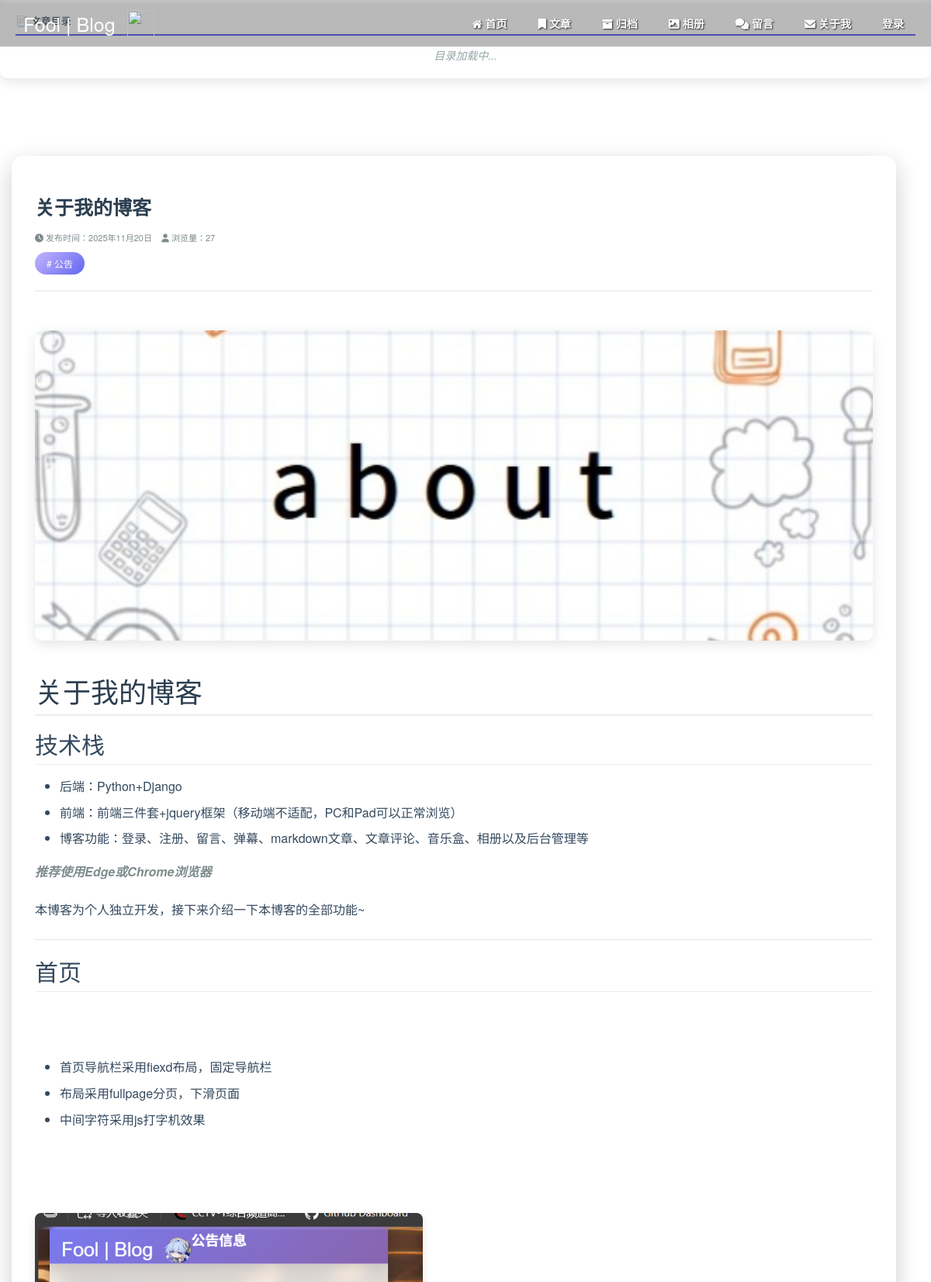
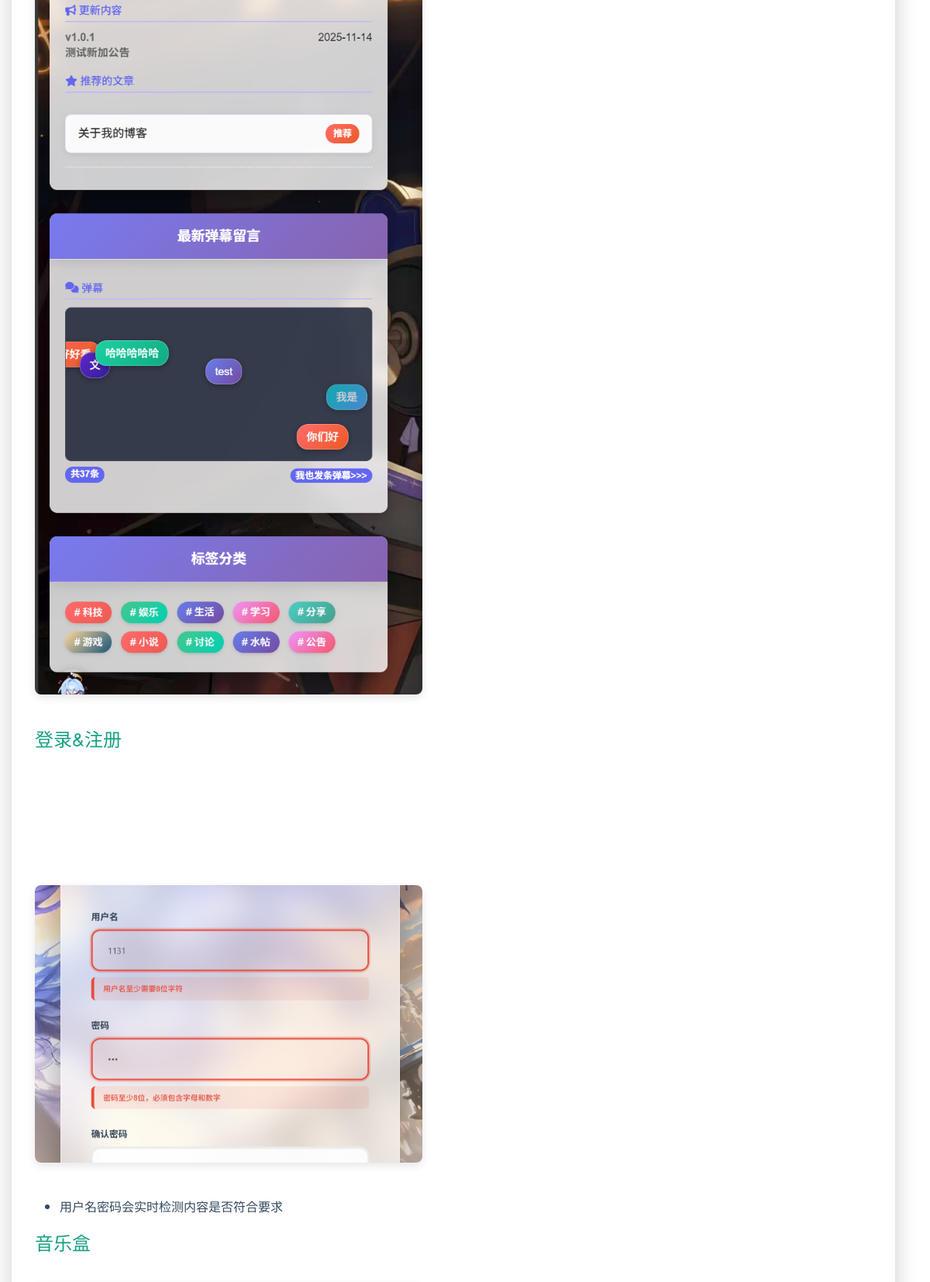
The app's page /content/article/?nid=1 (upper part) with its own data (2 pictures, top to bottom).
### index/models.py (models this page shows)
class Content(models.Model):
    top_Choices=(
        (1,'置顶'),
        (2,"无")
    )
    title = models.CharField(max_length=100,verbose_name="标题")
    tag = models.ForeignKey(to='Tag',verbose_name="标签",to_field="id",on_delete=models.CASCADE,default=8)
    content = MDTextField(verbose_name='内容')
    date = models.DateTimeField(auto_now_add=True, verbose_name='创建时间')
    cover_img = models.ImageField(upload_to='cover/', null=True, blank=True, verbose_name='封面')
    like_count = models.IntegerField(verbose_name="点赞数",default=0)
    is_top = models.SmallIntegerField(choices=top_Choices,default=2,verbose_name="是否置顶")
    look_count = models.IntegerField(verbose_name="浏览量",default=0)
    comment = models.IntegerField(verbose_name='评论量',default=0)
    def formatted_markdown(self):
        return mark_safe(markdown.markdown(self.content, extensions=[
            'markdown.extensions.extra',  # 表格、围栏代码等扩展
            'markdown.extensions.codehilite',  # 代码高亮
            'markdown.extensions.toc',  # 目录生成
        ]))

class Tag(models.Model):
    tag = models.CharField(verbose_name='标签',max_length=32)
    def __str__(self):
        return self.tag

### index/views/contents.py (the view)
# urls.py: path('content/article/', contents.article),
def article(request):
    nid = request.GET.get('nid')
    data = Content.objects.filter(id=nid).first()
    comments = ''
    if data:
        data.look_count += 1
        data.save()
        comments = Art_Comment.objects.filter(article=data).order_by('-date')
    return render(request, 'article.html', {
        "article": data,
        "comments": comments
    })

### index/templates/article.html (shortened to what this page needs)
{% extends 'muban.html' %}
{% load static %}
{% block css %}
    <link rel="stylesheet" href="{% static '/css/default.min.css' %}">
    <link rel="stylesheet" href="{% static '/css/markdown.css' %}">
    <link rel="stylesheet" href="https://cdnjs.cloudflare.com/ajax/libs/highlight.js/11.9.0/styles/atom-one-dark.min.css">
{% endblock %}
{% block content %}
<div class="toc-sidebar">
    <div class="toc-header">
        <h4>📑 文章目录</h4>
    </div>
    <nav id="article-toc">
        <div class="no-toc">目录加载中...</div>
    </nav>
</div>
<div class="container article-content-container">
    <div class="row">
        <div class="col-md-12">
            <div class="panel article-panel">
                <div class="article-header">
                    <h1 class="article-title">{{ article.title }}</h1>
                    <div class="article-meta">
                        <i class="fas fa-clock"></i>
                        发布时间：{{ article.date|date:"Y年m月d日" }}
                       <i class="fas fa-user"></i>
                        浏览量：{{ article.look_count }}
                    </div>
                    <a href="/content/tags/?tag={{article.tag.id}}" style="text-decoration: none;">
                        <span class="article-tag">{{ article.tag }}</span>
                    </a>
                </div>
                {% if article.cover_img %}
                <img src="/media/{{ article.cover_img }}" alt="文章封面" class="article-cover">
                {% endif %}
                <div class="article-content">
                    {{ article.formatted_markdown|safe }}
                </div>
            </div>
        </div>
    </div>
</div>
{% endblock %}

### index/templates/muban.html (shortened to what this page needs)
{% load static %}
<!DOCTYPE html>
<html lang="en">
<head>
    <link rel="stylesheet" href="{% static 'plugins/bootstrap/css/bootstrap.css' %}">
    <link rel="stylesheet" href="{% static 'plugins/font-awesome/css/font-awesome.min.css' %}">
    <link rel="stylesheet" href="https://cdnjs.cloudflare.com/ajax/libs/font-awesome/6.0.0/css/all.min.css">
    <link rel="stylesheet" href="{% static 'mdeditor/css/editormd.min.css' %}">
    {% block css %}
    {% endblock %}
</head>
<body>
    <nav id="bgnav" class="nav navbar-default navbar-fixed-top">
        <div class="container-fluid">
            <div class="navbar-header" style="align-items: center;display: flex">
                <a class="navbar-brand" href="/" style="color: white;font-size: 25px">Fool | Blog</a>
                <img src="{% static 'img/icontr.png' %}" width="35" height="35" >
            </div>
            <ul class="nav navbar-nav" style="float:right">
                <li><a href="/" style="color: white;"><i class="fa fa-home" aria-hidden="true"></i> 首页</a></li>
                <li><a href="/content/" style="color: white;"><i class="fas fa-bookmark"></i> 文章</a></li>
                <li><a href="/archives/" style="color: white;"><i class="fa fa-archive" aria-hidden="true"></i> 归档</a></li>
                <li><a href="/picture/" style="color: white;"><i class="fas fa-image"></i> 相册</a></li>
                <li><a href="/leaveList/" style="color: white;"><i class="fas fa-comments" aria-hidden="true"></i> 留言</a></li>
                <li><a href="/content/article/?nid=1" style="color: white;"><i class="fas fa-envelope"></i> 关于我</a></li>
                {% if request.session.user_id %}
                    <li id="userInfo">
                        <a href="/proSet/" style="color: white;">
                            <img src="/media/avatars/avatar_{{ request.session.user_id }}.jpg"
                                style="width: 25px; height: 25px; object-fit: cover; border-radius: 50%; margin-right: 5px;"
                                onerror="this.style.display='none'"
                                alt="头像" />
                            欢迎，{{ request.session.username }}
                        </a>
                    </li>
                    <li>
                        <a href="#" style="color: white;" onclick="logout()">
                            <i class="fas fa-sign-out-alt"></i>
                            退出
                        </a>
                    </li>
                {% else %}
                    <li><a href="/index/login/?next={{ request.get_full_path|urlencode }}" style="color: white;">登录</a></li>
                {% endif %}
            </ul>
        </div>
    </nav>
    {% block content %}
    {% endblock %}
</body>
</html>

### index/static/css/markdown.css (style rules this page uses)
.article-content h1 { padding-bottom: 0.3em; border-bottom: 2px solid #eaecef; color: #2c3e50; }
.article-content h2 { padding-bottom: 0.3em; border-bottom: 1px solid #eaecef; color: #34495e; }
.article-content h3 { color: #16a085; }
.article-content ul, .article-content ol { padding-left: 2em; margin: 15px 0; }
.article-content li { margin-bottom: 8px; line-height: 1.6; }
.article-content ul li { list-style-type: disc; }
.article-content hr { height: 1px; background-color: #e1e4e8; border: none; margin: 24px 0; }
.article-content img { width: 500px; max-width: 100%; height: auto; border-radius: 6px; margin: 1.5em 0; box-shadow: 0 4px 8px rgba(0,0,0,0.1); }
.article-content p { margin: 1em 0; line-height: 1.8; color: #34495e; }
.article-content strong { color: #2c3e50; font-weight: 700; }
.article-content em { color: #7f8c8d; font-style: italic; }

### index/templates/muban.html (style rules this page uses)
:root { --bg-primary: #ffffff; --bg-secondary: #f8f9fa; --text-primary: #333333; --text-secondary: #666666; --border-color: #e0e0e0; --card-bg: rgba(255, 255, 255, 0.9); --nav-bg: rgba(23, 23, 23, 0.3); --shadow-color: rgba(0, 0, 0, 0.1); }
body { background-color: var(--bg-primary); color: var(--text-primary); transition: background-color 0.3s ease, color 0.3s ease; }
html { scroll-behavior: smooth; }
#bgnav.navbar-default.navbar-fixed-top { background-color: var(--nav-bg) !important; border: none; transition: all 0.5s ease; padding: 5px 0; }
.nav.navbar-nav li { position: relative; margin: 0 10px; transition: all 0.3s ease; overflow: hidden; }
.nav.navbar-nav li::after { content: ''; position: absolute; bottom: 0; left: 0; width: 0; height: 3px; background: #8f77e8; transition: width 0.3s ease; }
.nav.navbar-nav li a { color: white !important; font-weight: bold; padding: 15px 10px !important; position: relative; transition: all 0.3s ease; background: transparent !important; text-shadow: 1px 1px 2px rgba(0,0,0,0.8); border-radius: 5px; }

### records on screen
Content: title "关于我的博客", date "2025年11月20日", look_count "27", tag "# 公告", cover_img (picture), formatted_markdown "关于我的博客 技术栈 后端：Python+Django 前端：前端三件套+jquery框架（移动端不适配，PC和Pad可以正常浏览） 博客功能：登录、注册、留言、弹幕、markdown文章、文章评论、音乐盒、相册以及后台管理等 推荐使用Edge或Chrome浏览器 本博客为个人独立开发，接下来介绍一下本博客的全部功能~ 首页 首页导航栏采用fiexd布局，固定导航栏 布局采用fullpage分页，下滑页面 中间字符采用js打字机效果 登录&注册 用户名密码会实时检测内容是否符合要求 音乐盒", formatted_markdown (picture)
